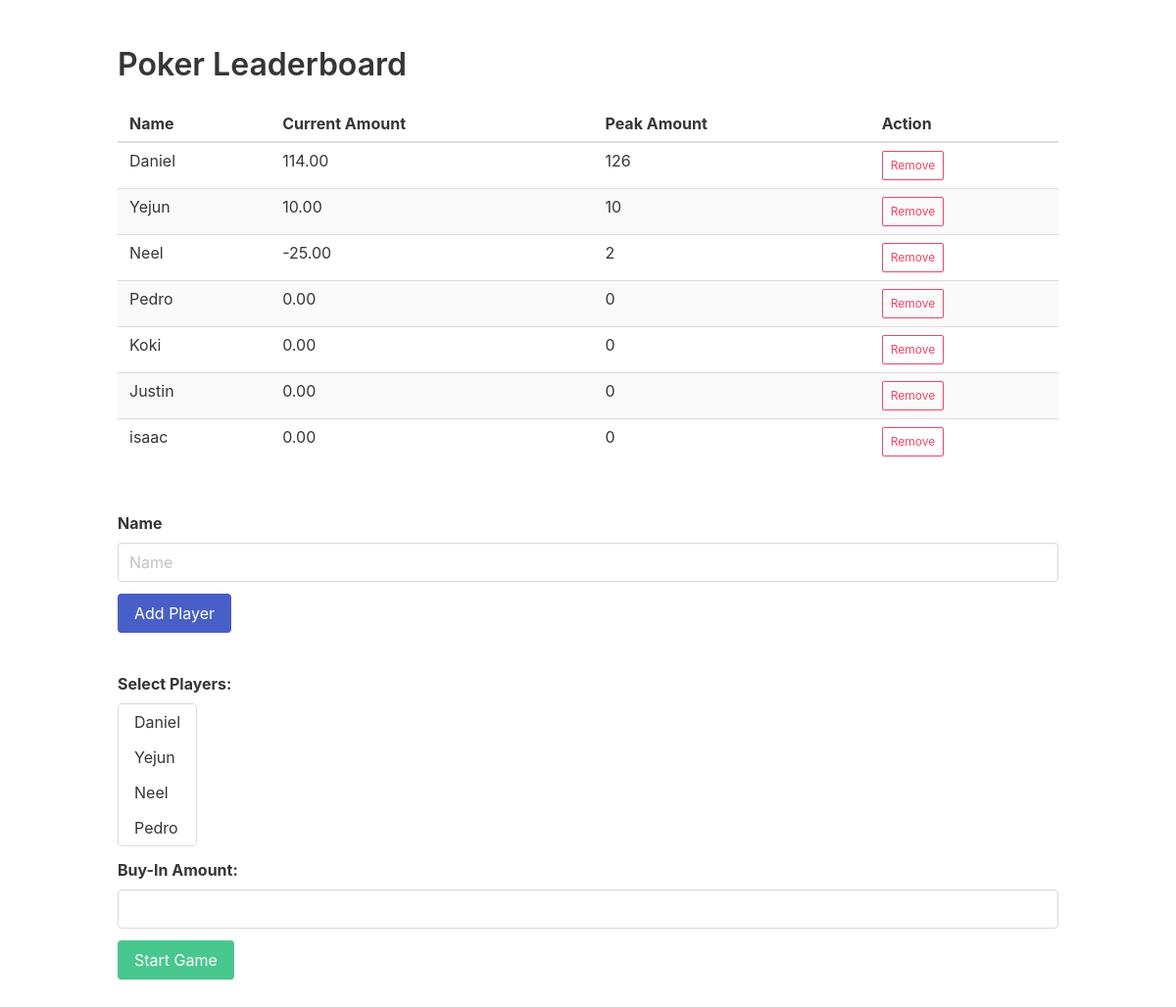
Page /leaderboard/ on the committed database.
### leaderboard/models.py (models this page shows, shortened)
class Player(models.Model):
    name = models.CharField(max_length=100)
    current_amount = models.DecimalField(max_digits=15, decimal_places=2,default=0)
    peak_amount = models.PositiveIntegerField(default=0)

### leaderboard/views.py (the view)
# urls.py: path('', views.leaderboard_view, name='leaderboard'),
def leaderboard_view(request):
    players = Player.objects.all()
    return render(request, 'leaderboard.html', {'players': players})

### leaderboard/templates/leaderboard.html (shortened to what this page needs)
{% load static %}
<html>
<head>
  <link rel="stylesheet" href="https://cdnjs.cloudflare.com/ajax/libs/bulma/0.9.1/css/bulma.min.css">
  <link rel="stylesheet" href="{% static '/style.css/' %}">
</head>
<section class="section">
  <div class="container">
    <h1 class="title">Poker Leaderboard</h1>
    <table class="table is-striped is-hoverable is-fullwidth">
      <thead>
      <tr>
        <th>Name</th>
        <th>Current Amount</th>
        <th>Peak Amount</th>
        <th>Action</th>
      </tr>
      </thead>
      <tbody>
      {% for player in players %}
      <tr>
        <td>{{ player.name }}</td>
        <td>{{ player.current_amount }}</td>
        <td>{{ player.peak_amount }}</td>
        <td>
          <div class="buttons">
            <button class="button is-danger is-small is-outlined remove-button" data-id="{{ player.id }}">Remove</button>
          </div>
        </td>
      </tr>
      {% endfor %}
      </tbody>
    </table>
    <br>
    <form class="form" id="add-form">
      <div class="field">
        <label class="label" for="name-input">Name</label>
        <div class="control">
          <input class="input" type="text" id="name-input" placeholder="Name">
        </div>
      </div>
      <div class="field">
        <div class="control">
          <button class="button is-link" type="submit">Add Player</button>
        </div>
      </div>
    </form>
    <br>
   <form class="form" action="{% url 'start_game' %}" method="post">
  <div class="field">
    <label class="label">Select Players:</label>
    <div class="control">
      <div class="select is-multiple">
        <select multiple name="players">
          {% for player in players %}
          <option class="player-option" value="{{ player.id }}">{{ player.name }}</option>
          {% endfor %}
        </select>
      </div>
    </div>
  </div>
  <div class="field">
    <label class="label" for="buy-in">Buy-In Amount:</label>
    <div class="control">
      <input class="input" id="buy-in" name="buy-in" type="number">
    </div>
  </div>
  <div class="field">
    <div class="control">
      <button class="button is-success" type="submit">Start Game</button>
    </div>
  </div>
</form>
    </div>
  </section>
</body>
</html>

### static/style.css (style rules this page uses)
.is-danger { background-color: #ff3860; color: #fff; }
.is-success { background-color: #23d160; color: #fff; }
.is-link { background-color: #3273dc; color: #fff; }
.is-small { font-size: 0.75rem; padding: 0.25rem 0.5rem; }
.is-outlined { background-color: transparent; color: #3273dc; border-color: #3273dc; }

### rows in the picture
Player: name "Daniel", current_amount "114.00", peak_amount "126", {{ player.id }} 72 (drawn)
Player: name "Yejun", current_amount "10.00", peak_amount "10", {{ player.id }} 73 (drawn)
Player: name "Neel", current_amount "-25.00", peak_amount "2", {{ player.id }} 74 (drawn)
Player: name "Pedro", current_amount "0.00", peak_amount "0", {{ player.id }} 76 (drawn)
Player: name "Koki", current_amount "0.00", peak_amount "0", {{ player.id }} 77 (drawn)
Player: name "Justin", current_amount "0.00", peak_amount "0"
Player: name "isaac", current_amount "0.00", peak_amount "0"
